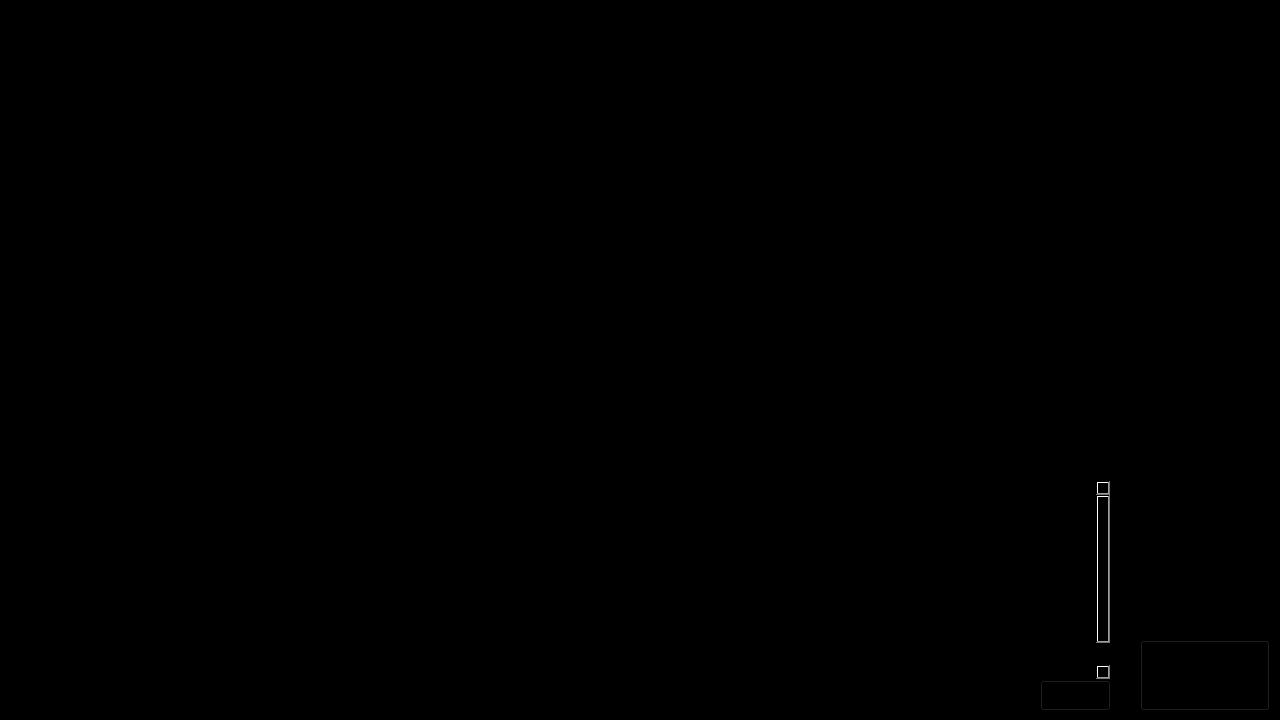
<?xml version="1.0" encoding="UTF-8"?>
<ui version="4.0">
 <class>mainfront</class>
 <widget class="QWidget" name="mainfront">
  <property name="geometry">
   <rect>
    <x>0</x>
    <y>0</y>
    <width>1280</width>
    <height>720</height>
   </rect>
  </property>
  <property name="windowTitle">
   <string>mainfront</string>
  </property>
  <property name="styleSheet">
   <string notr="true">background-color: rgb(0, 0, 0);</string>
  </property>
  <widget class="QLabel" name="jarvis">
   <property name="geometry">
    <rect>
     <x>960</x>
     <y>-70</y>
     <width>331</width>
     <height>781</height>
    </rect>
   </property>
   <property name="text">
    <string/>
   </property>
   <property name="pixmap">
    <pixmap>../../UI/jav.jpg</pixmap>
   </property>
   <property name="scaledContents">
    <bool>true</bool>
   </property>
  </widget>
  <widget class="QLabel" name="logo">
   <property name="geometry">
    <rect>
     <x>300</x>
     <y>-10</y>
     <width>791</width>
     <height>131</height>
    </rect>
   </property>
   <property name="styleSheet">
    <string notr="true">background-color: transparent;</string>
   </property>
   <property name="text">
    <string/>
   </property>
   <property name="pixmap">
    <pixmap>../../UI/pragya.png</pixmap>
   </property>
   <property name="scaledContents">
    <bool>true</bool>
   </property>
  </widget>
  <widget class="QLabel" name="code">
   <property name="geometry">
    <rect>
     <x>10</x>
     <y>0</y>
     <width>291</width>
     <height>151</height>
    </rect>
   </property>
   <property name="text">
    <string/>
   </property>
   <property name="pixmap">
    <pixmap>../../UI/code.gif</pixmap>
   </property>
   <property name="scaledContents">
    <bool>true</bool>
   </property>
  </widget>
  <widget class="QPushButton" name="exit">
   <property name="geometry">
    <rect>
     <x>1140</x>
     <y>640</y>
     <width>130</width>
     <height>71</height>
    </rect>
   </property>
   <property name="cursor">
    <cursorShape>OpenHandCursor</cursorShape>
   </property>
   <property name="styleSheet">
    <string notr="true">border-image: url(:/UI/exits.png);</string>
   </property>
   <property name="text">
    <string/>
   </property>
  </widget>
  <widget class="QLabel" name="loading">
   <property name="geometry">
    <rect>
     <x>40</x>
     <y>170</y>
     <width>311</width>
     <height>291</height>
    </rect>
   </property>
   <property name="text">
    <string/>
   </property>
   <property name="pixmap">
    <pixmap>../../UI/loadd.gif</pixmap>
   </property>
   <property name="scaledContents">
    <bool>true</bool>
   </property>
  </widget>
  <widget class="QFrame" name="frame">
   <property name="geometry">
    <rect>
     <x>10</x>
     <y>480</y>
     <width>1101</width>
     <height>231</height>
    </rect>
   </property>
   <property name="styleSheet">
    <string notr="true">background-color: transparent;</string>
   </property>
   <property name="frameShape">
    <enum>QFrame::StyledPanel</enum>
   </property>
   <property name="frameShadow">
    <enum>QFrame::Raised</enum>
   </property>
   <widget class="QPlainTextEdit" name="terminaloutput">
    <property name="geometry">
     <rect>
      <x>0</x>
      <y>0</y>
      <width>1101</width>
      <height>200</height>
     </rect>
    </property>
    <property name="styleSheet">
     <string notr="true">background-color: transparent;</string>
    </property>
    <property name="plainText">
     <string>

</string>
    </property>
    <property name="overwriteMode">
     <bool>false</bool>
    </property>
    <property name="backgroundVisible">
     <bool>false</bool>
    </property>
    <property name="centerOnScroll">
     <bool>true</bool>
    </property>
    <property name="placeholderText">
     <string>Terminal Goes Here</string>
    </property>
   </widget>
   <widget class="QLineEdit" name="lineEdit">
    <property name="geometry">
     <rect>
      <x>0</x>
      <y>200</y>
      <width>1101</width>
      <height>31</height>
     </rect>
    </property>
    <property name="styleSheet">
     <string notr="true">background-color: transparent;</string>
    </property>
    <property name="text">
     <string/>
    </property>
    <property name="placeholderText">
     <string>Enter Your Commond</string>
    </property>
   </widget>
   <widget class="QPushButton" name="Enter">
    <property name="geometry">
     <rect>
      <x>1030</x>
      <y>200</y>
      <width>71</width>
      <height>31</height>
     </rect>
    </property>
    <property name="cursor">
     <cursorShape>OpenHandCursor</cursorShape>
    </property>
    <property name="autoFillBackground">
     <bool>false</bool>
    </property>
    <property name="styleSheet">
     <string notr="true">border-image: url(:/UI/ok.png);</string>
    </property>
    <property name="text">
     <string/>
    </property>
   </widget>
  </widget>
  <widget class="QLabel" name="load">
   <property name="geometry">
    <rect>
     <x>40</x>
     <y>170</y>
     <width>311</width>
     <height>291</height>
    </rect>
   </property>
   <property name="text">
    <string/>
   </property>
   <property name="pixmap">
    <pixmap>../../UI/load.gif</pixmap>
   </property>
   <property name="scaledContents">
    <bool>true</bool>
   </property>
  </widget>
  <widget class="QLabel" name="listening">
   <property name="geometry">
    <rect>
     <x>40</x>
     <y>170</y>
     <width>311</width>
     <height>291</height>
    </rect>
   </property>
   <property name="text">
    <string/>
   </property>
   <property name="pixmap">
    <pixmap>../../UI/listening.gif</pixmap>
   </property>
   <property name="scaledContents">
    <bool>true</bool>
   </property>
  </widget>
  <widget class="QLabel" name="venus">
   <property name="geometry">
    <rect>
     <x>40</x>
     <y>170</y>
     <width>311</width>
     <height>291</height>
    </rect>
   </property>
   <property name="text">
    <string/>
   </property>
   <property name="pixmap">
    <pixmap>../../UI/venus.gif</pixmap>
   </property>
   <property name="scaledContents">
    <bool>true</bool>
   </property>
  </widget>
  <widget class="QLabel" name="sleep">
   <property name="geometry">
    <rect>
     <x>40</x>
     <y>170</y>
     <width>311</width>
     <height>291</height>
    </rect>
   </property>
   <property name="text">
    <string/>
   </property>
   <property name="pixmap">
    <pixmap>../../UI/sleeping.gif</pixmap>
   </property>
   <property name="scaledContents">
    <bool>true</bool>
   </property>
  </widget>
  <widget class="QLabel" name="arc">
   <property name="geometry">
    <rect>
     <x>450</x>
     <y>90</y>
     <width>481</width>
     <height>381</height>
    </rect>
   </property>
   <property name="text">
    <string/>
   </property>
   <property name="pixmap">
    <pixmap>../../UI/circle.gif</pixmap>
   </property>
   <property name="scaledContents">
    <bool>true</bool>
   </property>
  </widget>
 </widget>
 <resources/>
 <connections/>
</ui>
